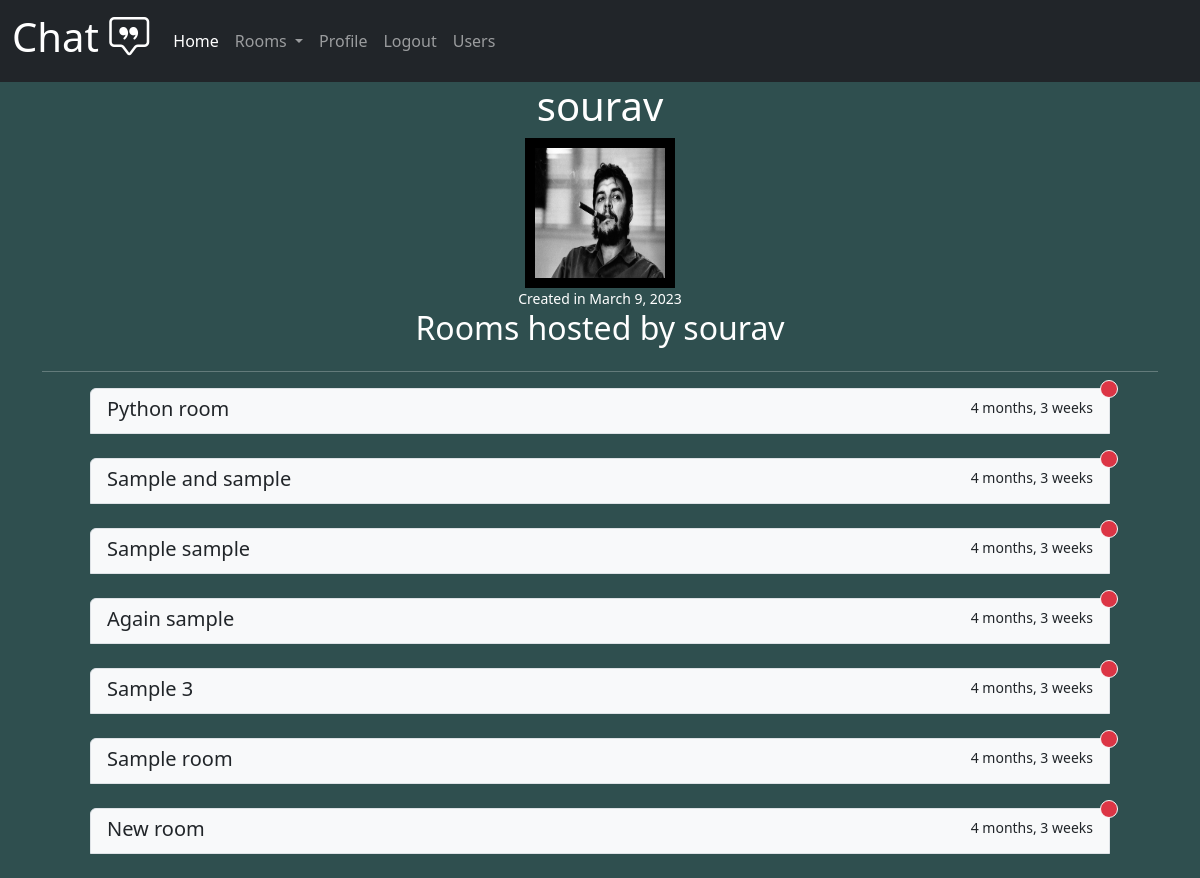
Page /user/profile/1/ (signed in) on the earlier database version.
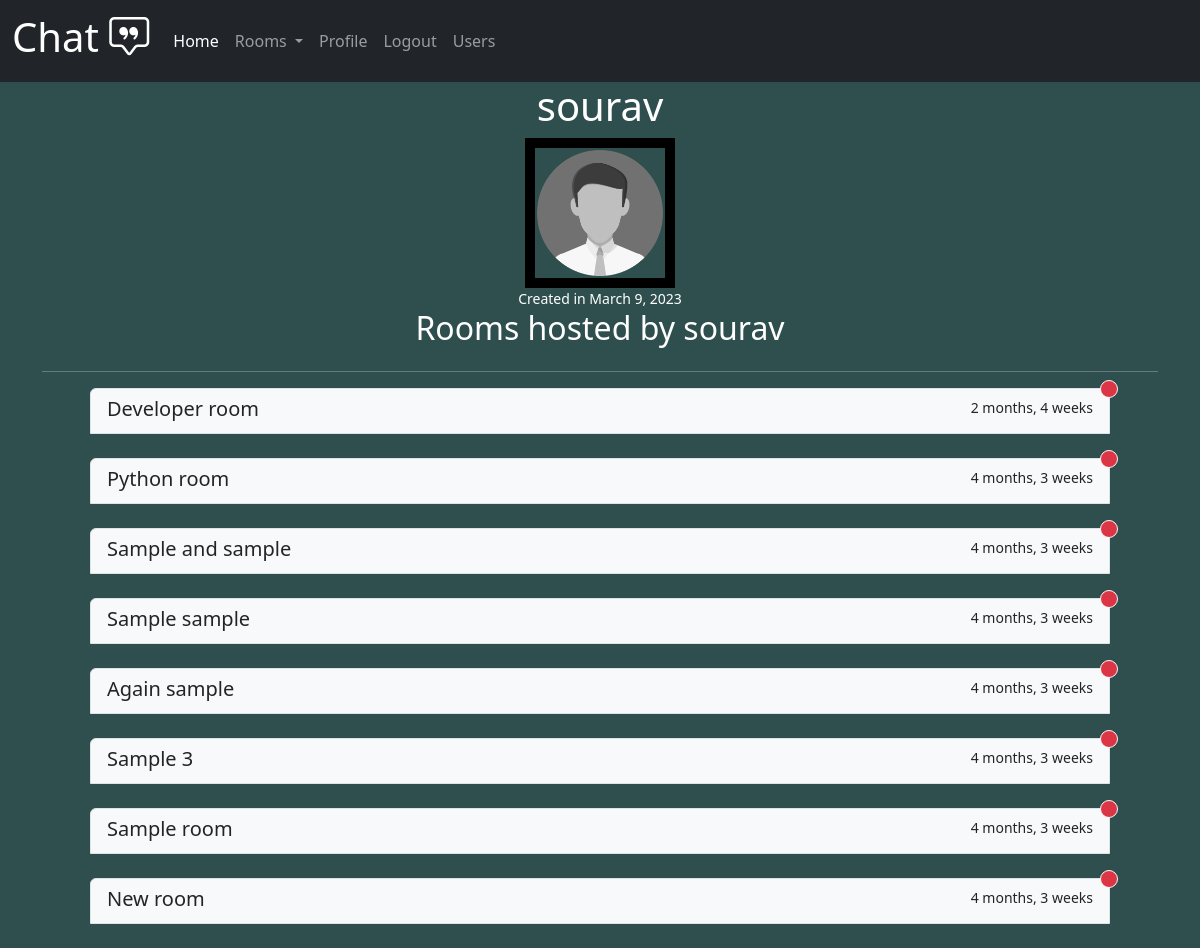
Same page on the later database version.
### user/models.py (models this page shows, shortened)
class User(AbstractUser):
    email=models.EmailField(unique=True,null=True)
    img=models.ImageField(default='user.png',null=True)
    class Meta:
        ordering=['-date_joined']
    USERNAME_FIELD='email'
    REQUIRED_FIELDS=[]

### home/models.py (models this page shows)
class Rooms(models.Model):
    name=models.CharField(max_length=250)
    user=models.ForeignKey(User,on_delete=models.CASCADE)
    password=models.CharField(max_length=250,null=True)
    created=models.DateTimeField(auto_now=True)
    updated=models.DateTimeField(auto_now_add=True)
    def __str__(self):
        return self.name
    class Meta:
        ordering=['-created']

### user/views.py (the view)
# urls.py: path('profile/<str:pk>/',views.profile,name='profile'),
@login_required(login_url='login')
def profile(request,pk):
    users=User.objects.get(id=pk)
    rooms=users.rooms_set.all()
    msgs=users.message_set.all()
    message=Message.objects.all()
    context={'users':users,'rooms':rooms,'msgs':msgs,'message':message}
    return render(request,'profile.html',context)

### user/templates/profile.html (shortened to what this page needs)
{% extends 'main.html' %}
{% block content %}
{% load static %}
    <div>
        <div id='head' class='text-center'>
            <h1>
                {{users.username}}
            </h1>
            <div id='card' >
                <img src= {{users.img.url}} />
            </div>
            <small>Created in {{users.date_joined|date}}</small>
            <div class='text-center'>
                <h2>Rooms hosted by {{users.username}}</h2>
            </div>
        </div>
        <hr>
        {% if rooms %}
        {% for room in rooms %}
        <div class="list-group pe-5 ps-5 " >
            <a href={% url 'room_password' room.id %} class="list-group-item list-group-item-action bg-light" id='list'>
              <div class="d-flex w-100 justify-content-between"  >
                <h5 class="mb-1 ">{{room}}</h5>
                <small >{{room.created|timesince}}</small>
                {% if message  %}
                    <span class="position-absolute top-0 start-100 translate-middle p-2 bg-danger border border-light rounded-circle">
                    </span>
                {% endif %}
              </div>
            </a>
            <br>
          </div>
        {% endfor %}
        {% endif %}
    </div>
{% endblock content %}

### templates/main.html (shortened to what this page needs)
<!DOCTYPE html>
<html>
    <head>
        <link rel="stylesheet" href="">
        <link href="https://cdn.jsdelivr.net/npm/bootstrap@5.3.0-alpha1/dist/css/bootstrap.min.css" rel="stylesheet">
        <link rel="stylesheet" href="https://cdn.jsdelivr.net/npm/bootstrap-icons@1.10.3/font/bootstrap-icons.css">
    </head>
    <body>
        {% include 'navbar.html' %}
        <div class='container'>
            {% block content %}{% endblock content %}
        </div>
    </body>
</html>

### templates/navbar.html (shortened to what this page needs)
<nav class="navbar navbar-expand-lg bg-dark sticky-top" data-bs-theme="dark">
    <div class="container-fluid">
      <a class="navbar-brand" href={% url 'home' %}><h1>Chat <i class="bi bi-chat-square-quote"></i></h1></a>
      <div class="collapse navbar-collapse" id="navbarSupportedContent">
        <ul class="navbar-nav me-auto mb-2 mb-lg-0">
          <li class="nav-item">
            <a class="nav-link active" aria-current="page" href={% url 'home' %}>Home</a>
          </li>
          <li class="nav-item dropdown">
            <a class="nav-link dropdown-toggle" href="#" role="button" data-bs-toggle="dropdown" aria-expanded="false">
              Rooms
            </a>
          </li>
          {% if request.user.is_authenticated %}
          <li class="nav-item">
            <a class="nav-link" href={% url 'profile' request.user.id %}>Profile</a>
          </li>
          {% else %}
          <li class="nav-item">
            <a class="nav-link disabled" href={% url 'profile' request.user.id %}>Profile</a>
          </li>
          {% endif %}
          {% if request.user.is_authenticated %}
          <li class="nav-item">
            <a class="nav-link" href={% url 'logout' %}>Logout</a>
          </li>
          {% else %}
          <li class="nav-item">
            <a class="nav-link" href={% url 'login' %}>login</a>
          </li>
          {% endif %}
          <li class="nav-item">
            <a class="nav-link" href={% url 'chatusers' %}>Users</a>
          </li>
        </ul>
      </div>
    </div>
  </nav>

### user/templates/profile.html (style rules this page uses)
a { text-decoration:none; color:black; }
#card { width:150px; height:150px; overflow:hidden; border:transparent; display:grid; place-items:center; }
#card img { width:100%; height:100%; filter:grayscale(1); transition:.4s; border:10px solid black; }
body { background-color:darkslategray; color:white; }
#head { display:grid; place-items:center; }

Differences in the rows shown:
changed User "sourav": img: picture removed, a placeholder shows
added Rooms: name "Developer room", created "2 months, 4 weeks"
